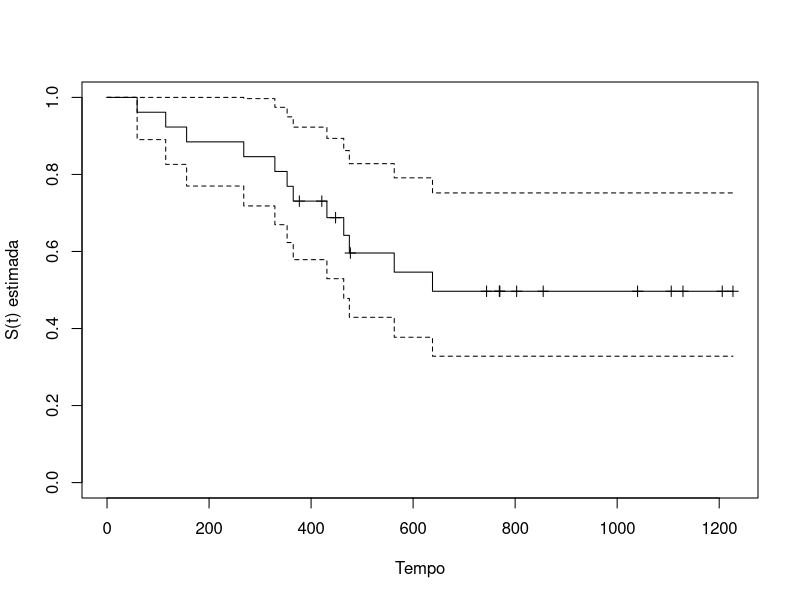
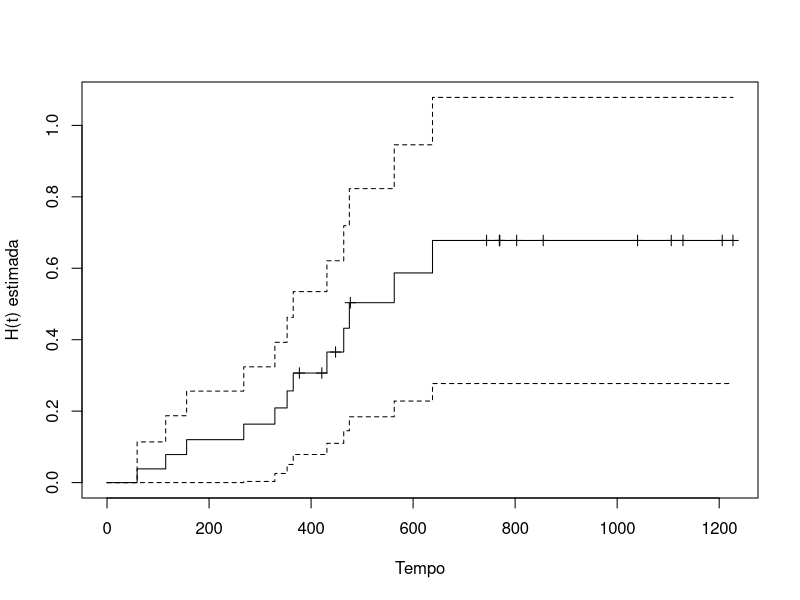
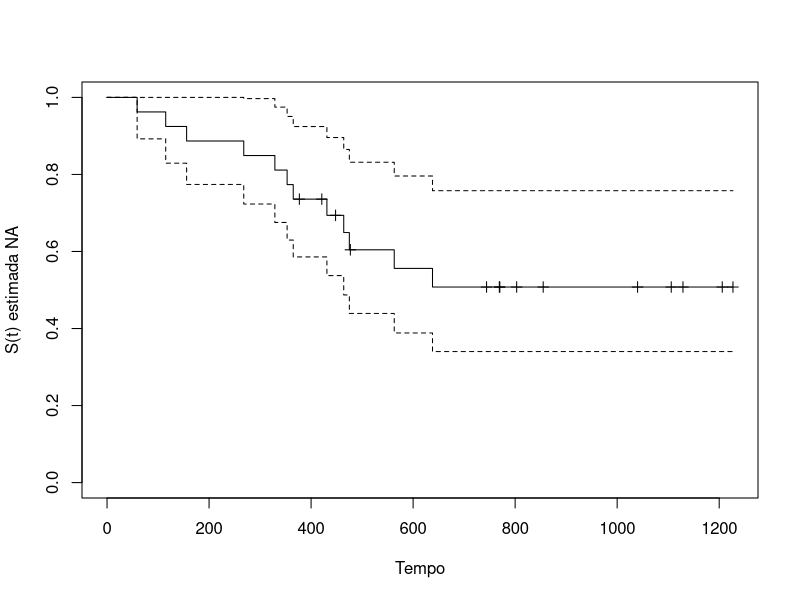
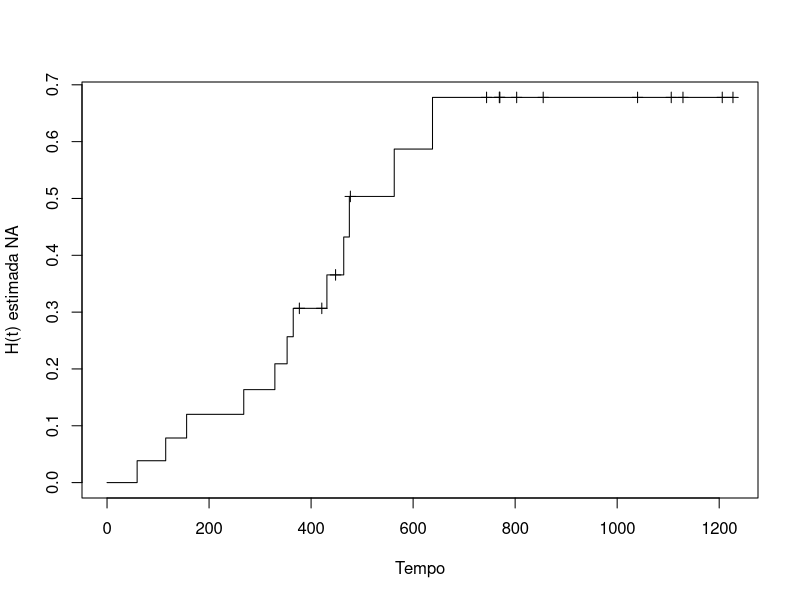
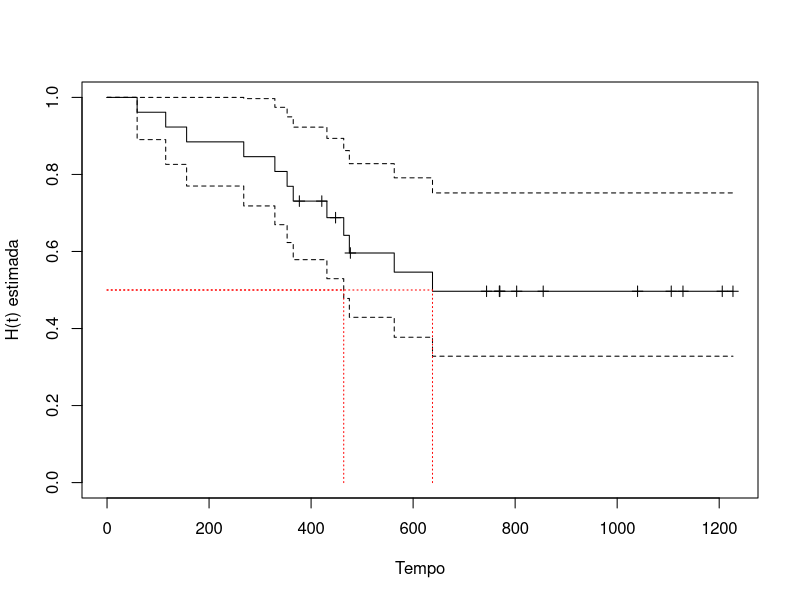
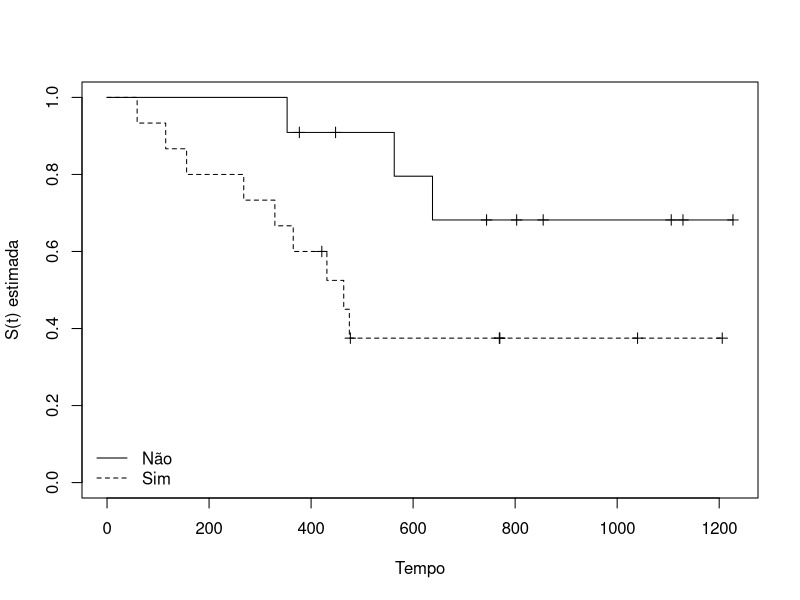

Write the R code that produced these figures, in order.
## ---- chunk 1
require(survival)

#--- Exemplo de dados:

data(package="survival")

#--- Dados de cancer no ovário:

dados <- survival::ovarian

#--- Usando a função surv:

objsurv <- Surv(dados$futime,  dados$fustat)

#--- EKM:

ekm <- survfit(Surv(dados$futime,  dados$fustat)~1)
plot(ekm, xlab="Tempo", ylab="S(t) estimada", mark.time=TRUE)

## ---- chunk 2

plot(ekm, xlab="Tempo", 
  ylab="H(t) estimada", mark.time=TRUE, 
     cumhaz = TRUE )

## ---- chunk 3

ENA <- survfit(coxph(Surv(dados$futime,  dados$fustat)~1))
plot(ENA, xlab="Tempo", ylab="S(t) estimada NA",mark.time=TRUE)

## ---- chunk 4

plot(ENA, xlab="Tempo", ylab="H(t) estimada NA", mark.time=TRUE, cumhaz = TRUE, conf.int = FALSE)

## ---- chunk 5
ekm
## ---- chunk 6
plot(ekm, xlab="Tempo", 
  ylab="H(t) estimada", mark.time=TRUE)
segments(x0=0, y0=0.5, x1=464, y1=0.5, lty=3, col="red")
segments(x0=464, y0=0, x1=464, y1=0.5, lty=3, col="red")

segments(x0=0, y0=0.5, x1=638, y1=0.5, lty=3, col="red")
segments(x0=638, y0=0, x1=638, y1=0.5, lty=3, col="red")


## ---- chunk 7
ekm_strat <- survfit(Surv(dados$futime,  dados$fustat)~dados$resid.ds)
ekm_strat
## ---- chunk 8

plot(ekm_strat , xlab="Tempo", ylab="S(t) estimada", mark.time=TRUE, lty=c(1,2))
legend("bottomleft", c("Não", "Sim"), lty=c(1,2), bty="n")

## ---- chunk 9

survdiff(Surv(dados$futime,  dados$fustat)~dados$resid.ds,rho=0)

## ---- chunk 10

survdiff(Surv(dados$futime,  dados$fustat)~dados$resid.ds, rho=1)

